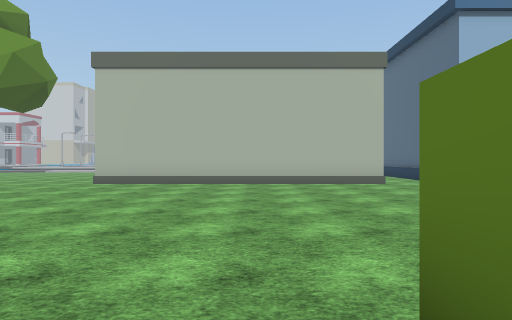
[1] (above)

24 first-person views from a walk through a Unity game level. The camera is 1.4 m above the floor, looks level and sees 75° across. The floor is counted in squares, 2 m on a side. Each view is taken from the middle of a square. On the plan, view 1 faces up. The plan holds only what a view shows up to about 10 squares ahead; the rest is blank. The place goes on beyond the plan. The player character is not drawn. Some surface patterns are stand-ins.

[2]
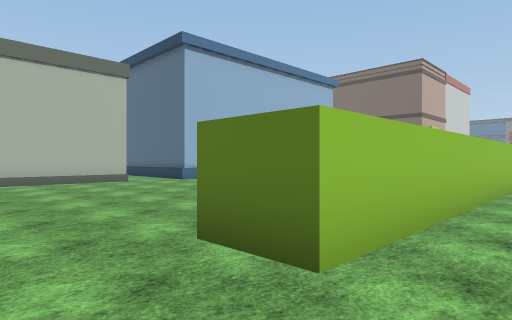

[3]
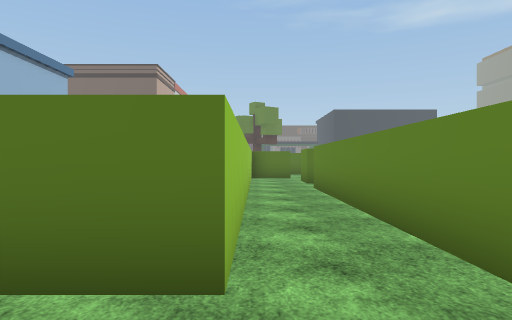

[4]
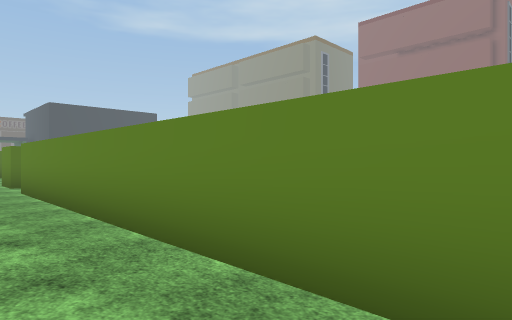

[5]
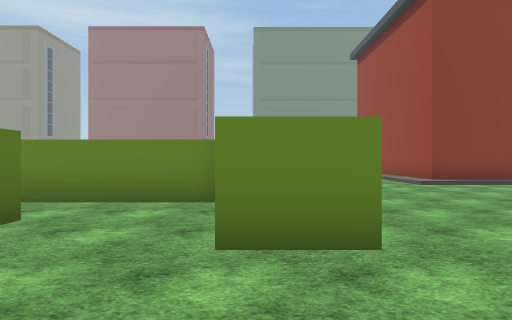

[6]
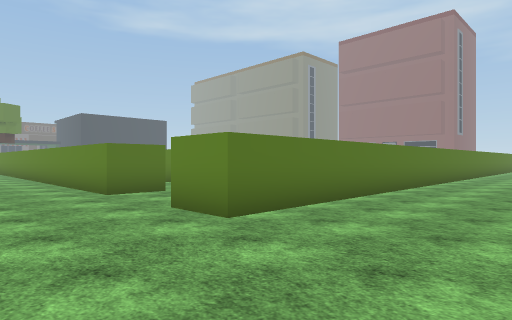

[7]
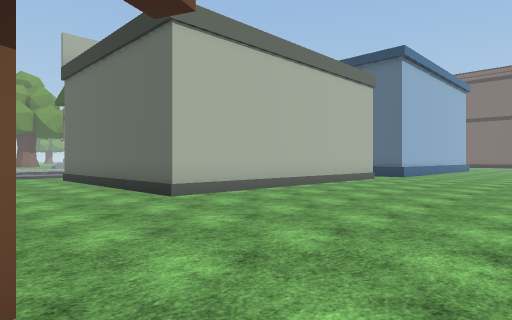

[8]
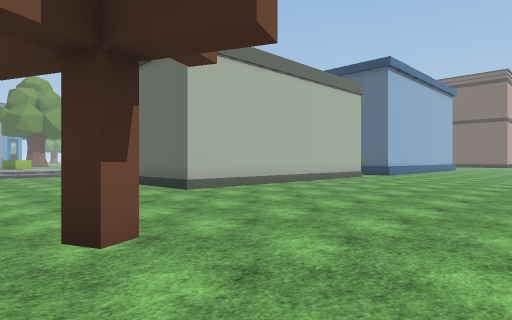

[9]
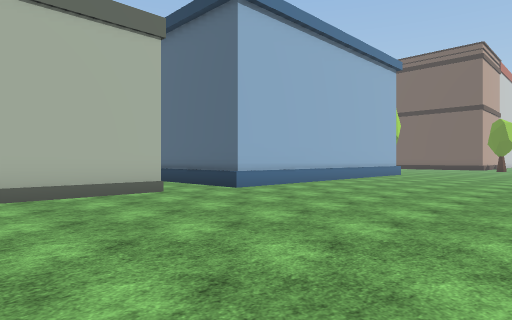

[10]
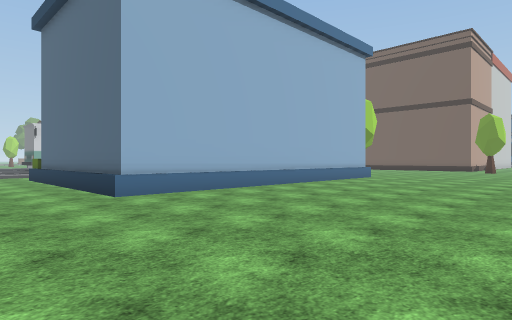

[11]
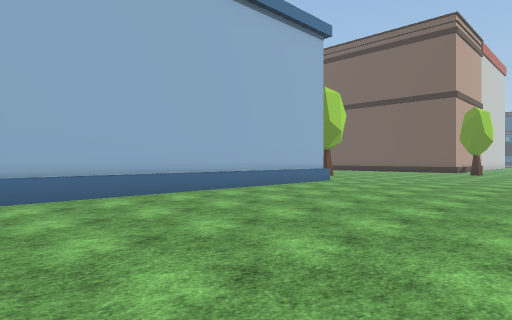

[12]
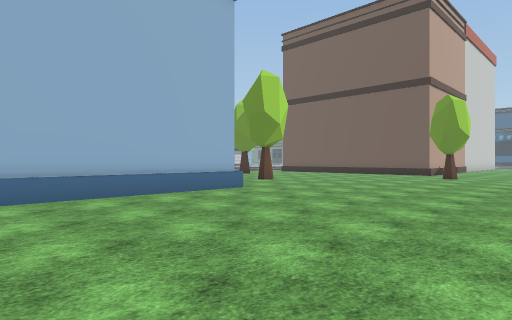

[13]
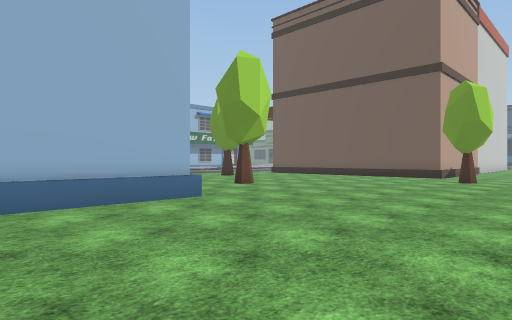

[14]
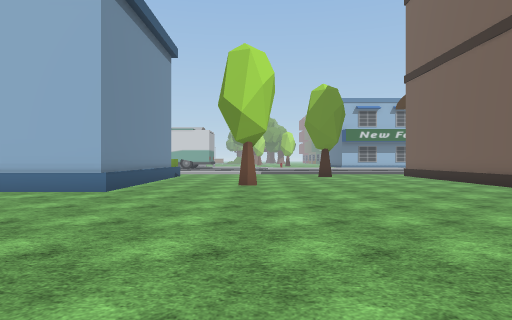

[15]
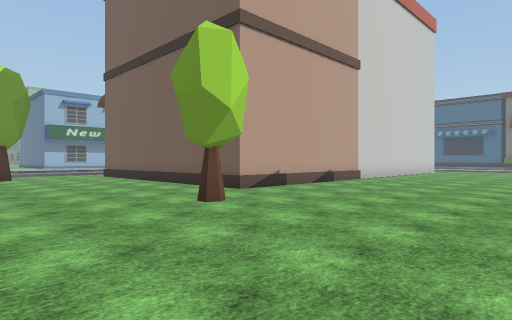

[16]
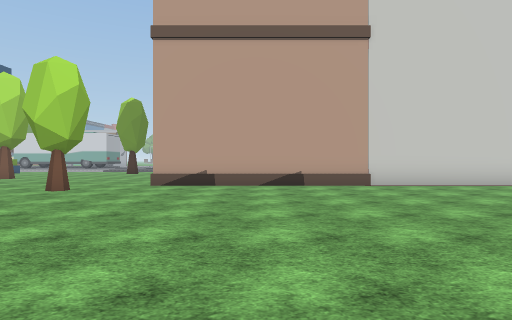

[17]
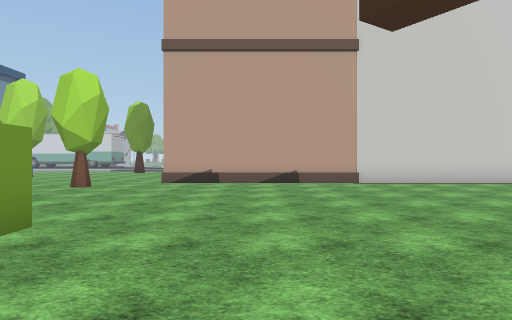

[18]
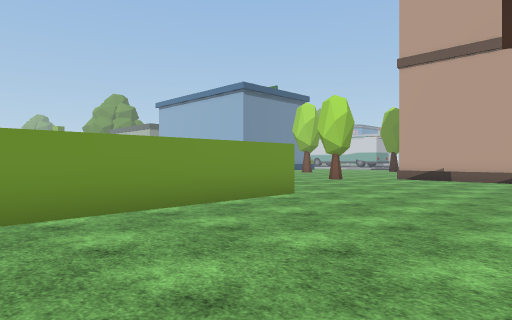

[19]
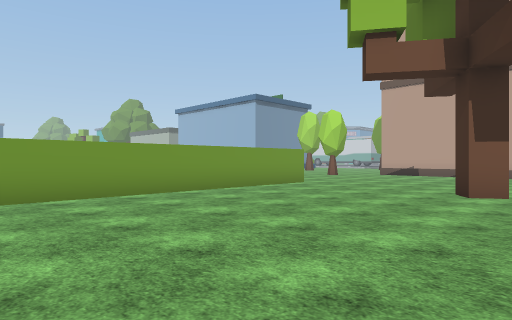

[20]
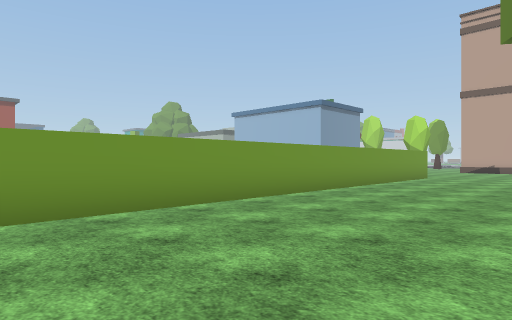

[21]
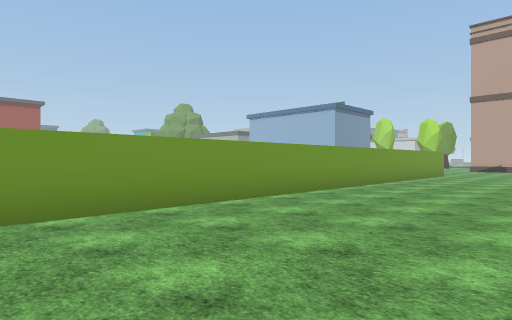

[22]
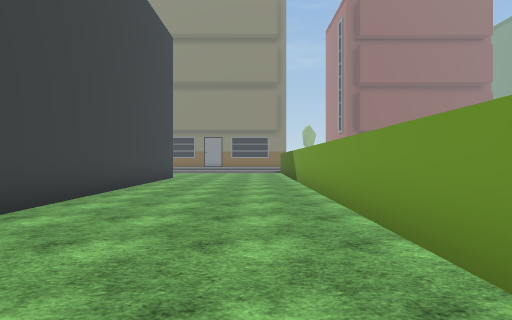

[23]
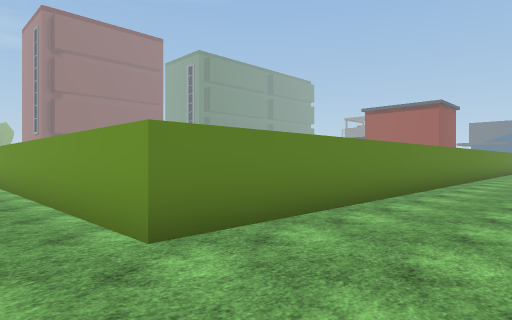

[24]
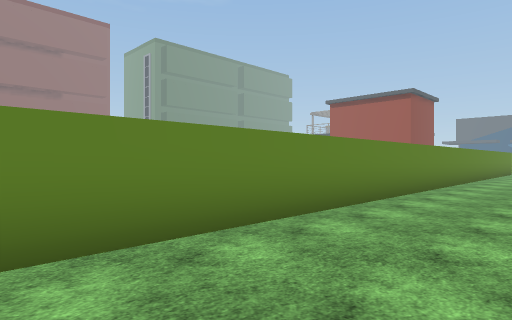

### Floor plan
Key: @ floor where view 1 was taken; # wall or solid block; . main floor; : floor 0.25 m higher than the main floor; / step, stairs or slope; = window, fence, low wall or low ledge; B building; T tree; O other object.
Columns run from 9 left of view 1 to 33 right of it. Each row starts with its distance up from view 1.
 12  ....#       ..B        B..........=
 11  ....#       ..B        B...O......=
 10  ....########..BBBBBBBBBB..........=
  9  ..................................=
  8  ..................................########
  7 ................................OO.........
  6 .T.........................................
  5 ...........................................
  4  ..........................................
  3 . ........................................
  2    ............. ........................
  1    ...##..#########################......
  0    ...# .@########                #.....T
 -1    ...# ...........               #......
 -2   ....###########.OO              #......
 -3  .....#                           #.......
 -4  .....#                           #.......
 -5 ///...#                           #.......
 -6 ##:...#                           #......
 -7      .#                           #..... .
 -8                                   #.....#
 -9                                   #.....#
-10                                   #.....#
-11                                   #.....#
-12                                   #.....#
-13                                   #.....#
-14                                   #.....#

Where each view was taken, in squares from view 1:
view 1: 0 up, 0 right, facing up
view 2: 1 down, 1 left, facing up-right
view 3: 0 up, 1 left, facing right
view 4: 0 up, 1 left, facing down-right
view 5: 4 up, 2 left, facing down
view 6: 4 up, 6 left, facing down-right
view 7: 4 up, 8 left, facing up-right
view 8: 3 up, 9 left, facing up-right
view 9: 3 up, 0 right, facing up-right
view 10: 3 up, 3 right, facing up-right
view 11: 3 up, 6 right, facing up-right
view 12: 3 up, 10 right, facing up-right
view 13: 4 up, 12 right, facing up-right
view 14: 2 up, 19 right, facing up
view 15: 2 up, 20 right, facing up-right
view 16: 1 down, 28 right, facing up
view 17: 2 down, 28 right, facing up
view 18: 4 down, 30 right, facing up-left
view 19: 7 down, 32 right, facing up-left
view 20: 12 down, 30 right, facing up-left
view 21: 14 down, 30 right, facing up-left
view 22: 4 down, 27 right, facing down
view 23: 4 up, 27 right, facing down-left
view 24: 4 up, 20 right, facing down-left
